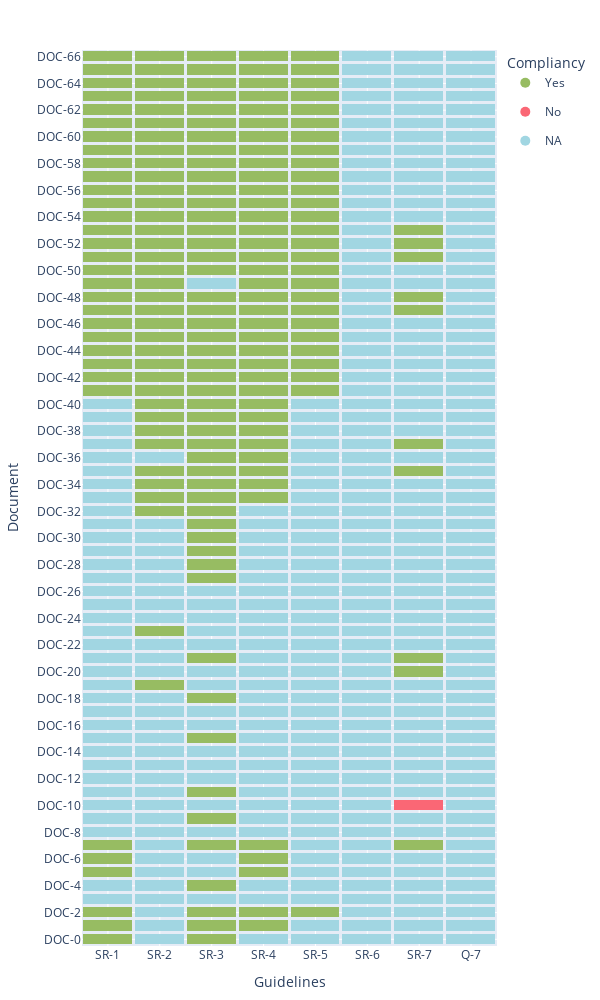

Write notebook code for a chart like this one.
### Code cell
plot_heatmap(risk)

### Figure 1 — Plotly figure (JSON) as saved in the notebook; plotly's stock layout.template omitted (floating-point values rounded to 4 significant figures; data arrays with more than 128 entries replaced by an {"elided": "..."} marker saying what was removed)
{"data": [{"colorscale": [[0, "#97BC62"], [0.5, "#FA6775"], [1, "#A1D6E2"]], "hoverongaps": false, "showscale": false, "type": "heatmap", "x": ["SR-1", "SR-2", "SR-3", "SR-4", "SR-5", "SR-6", "SR-7", "Q-7"], "xgap": 3, "y": ["DOC-0", "DOC-1", "DOC-2", "DOC-3", "DOC-4", "DOC-5", "DOC-6", "DOC-7", "DOC-8", "DOC-9", "DOC-10", "DOC-11", "DOC-12", "DOC-13", "DOC-14", "DOC-15", "DOC-16", "DOC-17", "DOC-18", "DOC-19", "DOC-20", "DOC-21", "DOC-22", "DOC-23", "DOC-24", "DOC-25", "DOC-26", "DOC-27", "DOC-28", "DOC-29", "DOC-30", "DOC-31", "DOC-32", "DOC-33", "DOC-34", "DOC-35", "DOC-36", "DOC-37", "DOC-38", "DOC-39", "DOC-40", "DOC-41", "DOC-42", "DOC-43", "DOC-44", "DOC-45", "DOC-46", "DOC-47", "DOC-48", "DOC-49", "DOC-50", "DOC-51", "DOC-52", "DOC-53", "DOC-54", "DOC-55", "DOC-56", "DOC-57", "DOC-58", "DOC-59", "DOC-60", "DOC-61", "DOC-62", "DOC-63", "DOC-64", "DOC-65", "DOC-66"], "ygap": 3, "z": {"elided": "67x8 int values"}}, {"legendgroup": "Yes", "marker": {"color": "#97BC62", "size": 10}, "mode": "markers", "name": "Yes", "showlegend": true, "type": "scatter", "x": [null], "y": [null]}, {"legendgroup": "No", "marker": {"color": "#FA6775", "size": 10}, "mode": "markers", "name": "No", "showlegend": true, "type": "scatter", "x": [null], "y": [null]}, {"legendgroup": "NA", "marker": {"color": "#A1D6E2", "size": 10}, "mode": "markers", "name": "NA", "showlegend": true, "type": "scatter", "x": [null], "y": [null]}], "layout": {"height": 1000, "legend": {"title": {"text": "Compliancy"}}, "margin": {"b": 50, "l": 50, "r": 50, "t": 50}, "width": 600, "xaxis": {"autorange": true, "range": [-0.5, 7.5], "title": {"text": "Guidelines"}, "type": "category"}, "yaxis": {"autorange": true, "range": [-0.5, 66.5], "title": {"text": "Document"}, "type": "category"}}}
